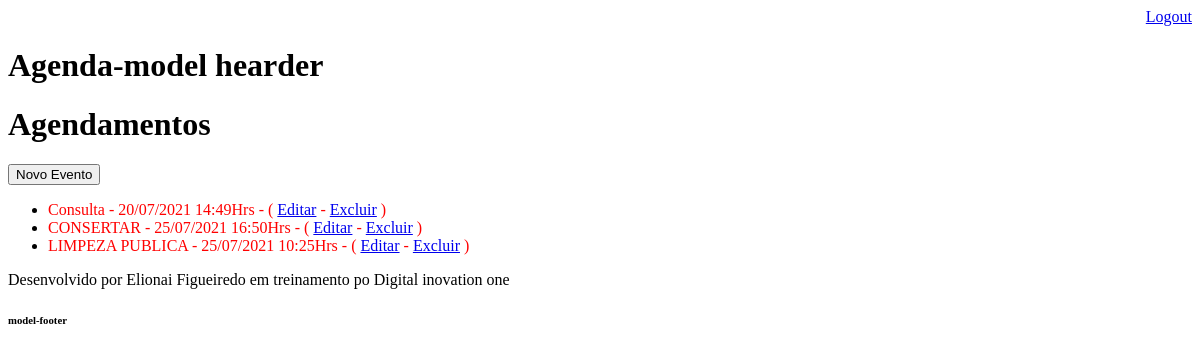
The app's page /agenda/ (signed in), older data.
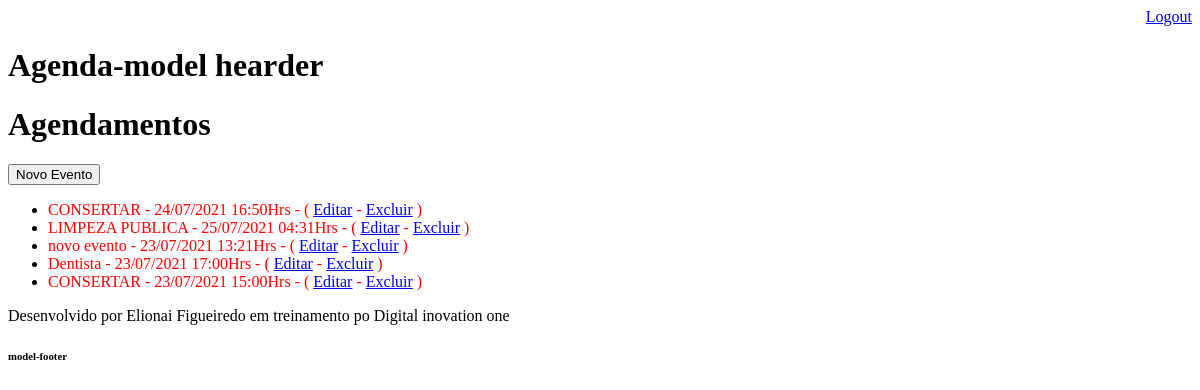
The same page, newer data.
### core/models.py (models this page shows, shortened)
class Evento(models.Model):
    titulo = models.CharField(max_length=100)
    descricao = models.TextField(blank=True, null=True)
    data_evento = models.DateTimeField(verbose_name='Data do Evento')
    data_criacao = models.DateTimeField(verbose_name='Data da Criação', auto_now=True)
    local = models.CharField(blank=True, null=True, max_length=100)
    usuario = models.ForeignKey(User, on_delete=models.CASCADE)
    def get_data_evento(self):
        return self.data_evento.strftime('%d/%m/%Y %H:%MHrs')
    def get_evento_atrasado(self):
        if self.data_evento < datetime.now():
            return True
        else:
            return False

### core/views.py (the view)
# urls.py: path('agenda/', views.lista_evento),
@login_required(login_url='/login/')
def lista_evento(request):
    usuario = request.user
    data_atual = datetime.now()
    evento = Evento.objects.filter(usuario=usuario)
    dados = {'a': evento}
    return render(request, 'agenda.html', dados)

### templates/agenda.html
{% extends "model-page.html" %}
{% block content %}
<h1>Agendamentos</h1>
<a href="evento/">
    <button type="button">Novo Evento</button>
</a>
<ul>
    {% for lista in a %}
    <li>
        <div style={% if lista.get_evento_atrasado %} "color:red" {% endif%}>
            {{lista.titulo }} - {{ lista.get_data_evento}} -
            (
            <a href="evento/?id={{ lista.id }}">Editar</a> -
            <a href="evento/delete/{{ lista.id }}">Excluir</a>
            )
        </div>
    </li>
    {% endfor %}
</ul>
{% endblock %}

### templates/model-page.html
<!DOCTYPE html>
<html lang="pt">
<head>
    {% include "model-header.html" %}
</head>
<body>
    {% block content %} {% endblock %}
    {% include "model-footer.html" %}
</body>
</html>

### templates/model-header.html (shortened to what this page needs)
    <div align='right'>
        <a href="/logout">Logout</a>
    </div>
    <h1>Agenda-model hearder</h1>

### templates/model-footer.html
<p>Desenvolvido por Elionai Figueiredo em treinamento po Digital inovation one</p>
<h6>model-footer</h6>

Row changes from the older to the newer data that the page shows:
removed Evento: titulo "Consulta", get_data_evento "20/07/2021 14:49Hrs"
changed Evento: get_data_evento "25/07/2021 16:50Hrs" → "24/07/2021 16:50Hrs"
changed Evento "LIMPEZA PUBLICA": get_data_evento "25/07/2021 10:25Hrs" → "25/07/2021 04:31Hrs"
added Evento: titulo "novo evento", get_data_evento "23/07/2021 13:21Hrs"
added Evento: titulo "Dentista", get_data_evento "23/07/2021 17:00Hrs"
added Evento: titulo "CONSERTAR", get_data_evento "23/07/2021 15:00Hrs"
